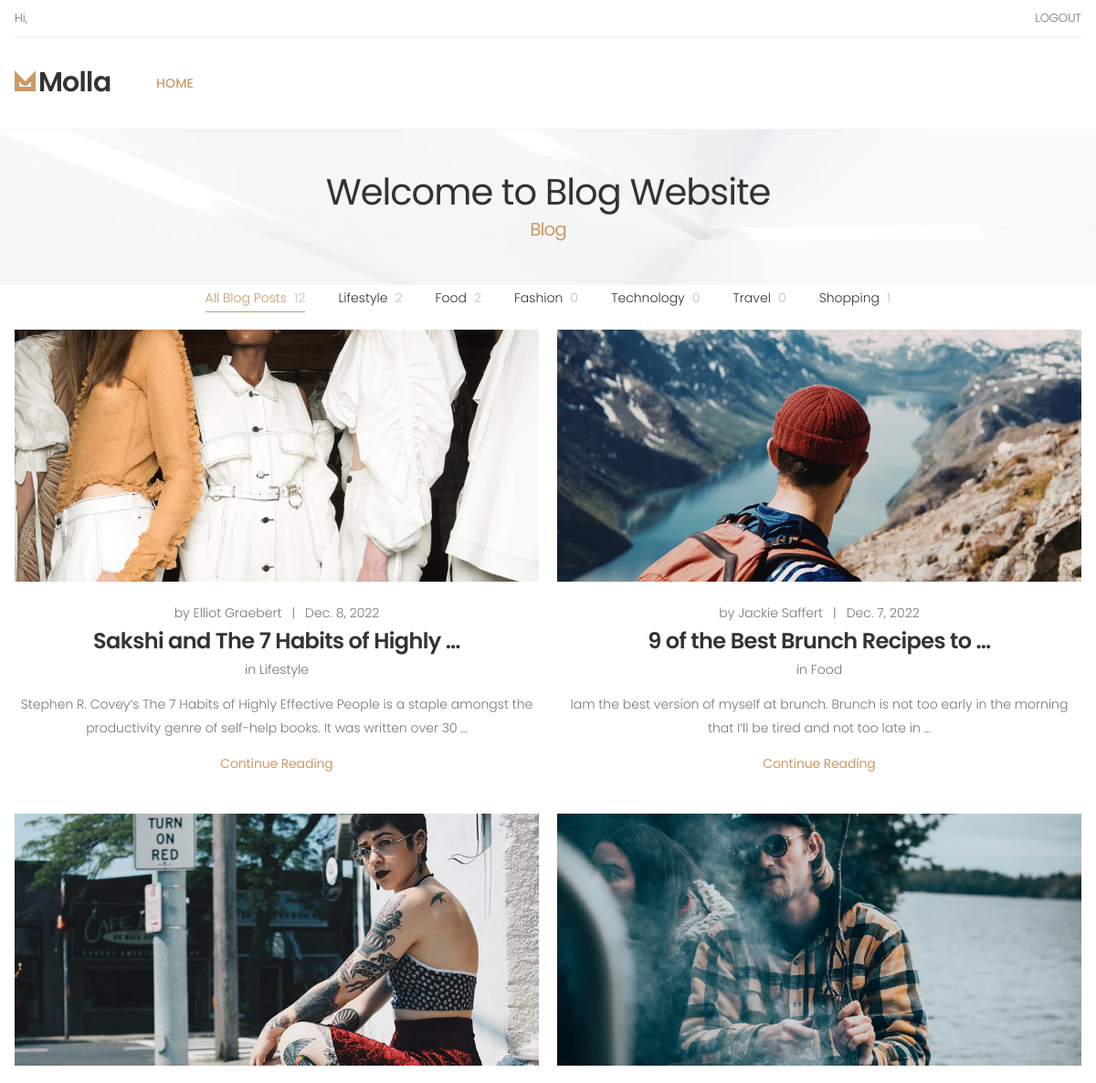
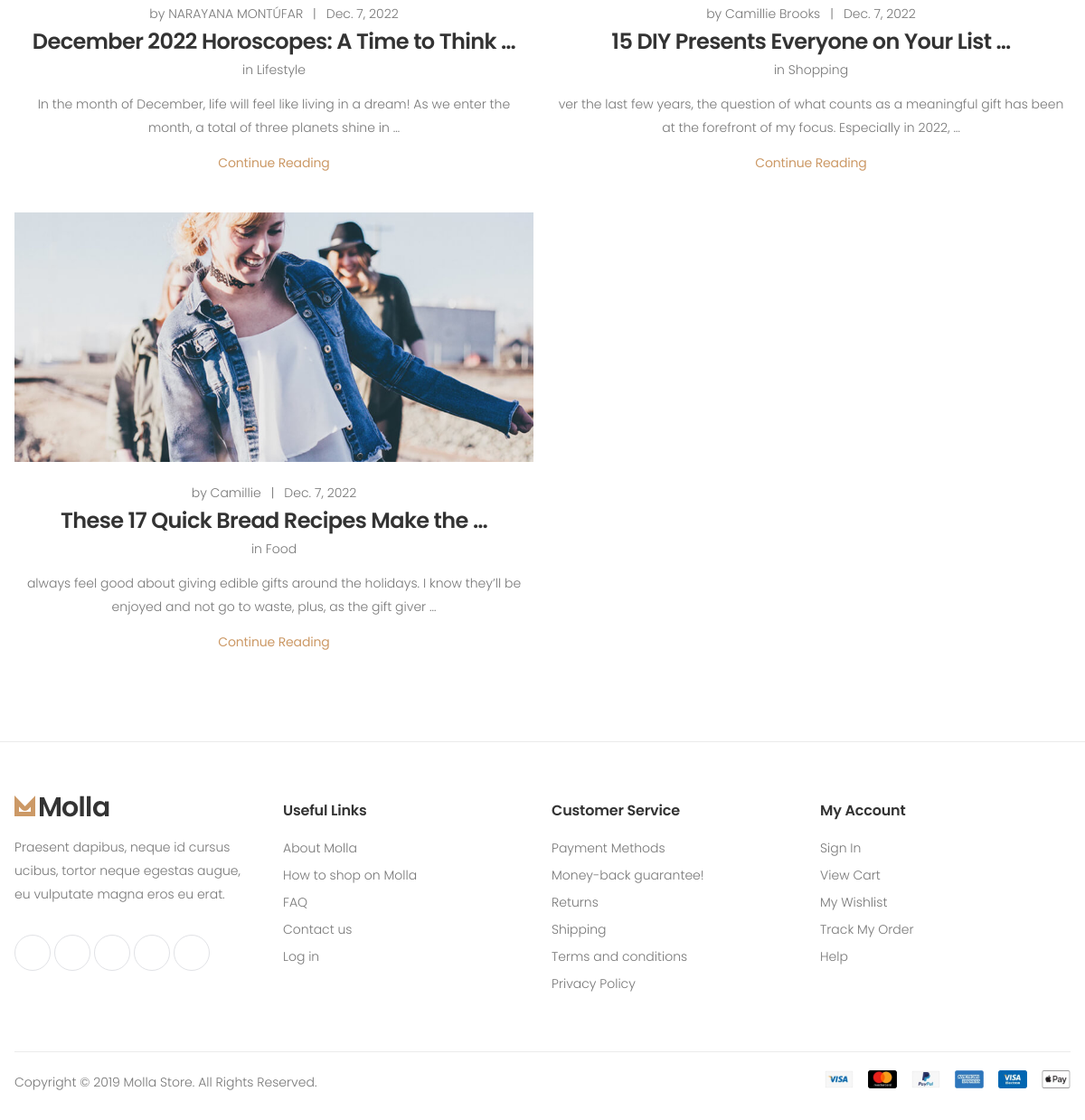
The app's page / (signed in) with its own data (2 pictures, top to bottom).
### blogs/models.py (models this page shows)
class Category(models.Model):
    name = models.CharField(max_length=20)
    def __str__(self):
        return self.name
    @property
    def cat_count(self):
        blogs = self.blog_set.all()
        num = blogs.count()
        return num

class Blog(models.Model):
    title = models.CharField(max_length=60)
    description = models.TextField()
    image = models.ImageField(null=True, blank=True)
    created_at = models.DateField(auto_now_add=True)
    author = models.CharField(max_length=35)
    category = models.ForeignKey(Category, on_delete=models.SET_NULL, null=True)
    def __str__(self):
        return self.title
    @property
    def imageURL(self):
        try:
            url = self.image.url
        except:
            url = ""
        return url

### blogs/views.py (the view)
# urls.py: path('', views.home, name='index'),
@login_required(login_url="/login")
def home(request):
    categories = Category.objects.all()
    blogs = Blog.objects.all()
    lifestyle_blog = Blog.objects.all()
    for i in lifestyle_blog:
        if i.category.name == 'Food':
            print(i)
    return render(request, 'index.html', {'blogs': blogs, 'categories': categories})

### templates/index.html
{% extends 'base.html' %}
{% load static %}
{% block content %}
<div class="page-header text-center" style="background-image: url(../static/images/page-header-bg.jpg)">
    <div class="container">
        <h1 class="page-title">Welcome to Blog Website<span>Blog</span></h1>
    </div>
</div>
<div class="page-content">
    <div class="container">
        <nav class="blog-nav">
            <ul class="menu-cat entry-filter justify-content-center">
                <li class="active"><a href="/" data-filter="*">All Blog Posts<span>12</span></a></li>
                {% for category in categories %}
                <li><a href="/category/{{ category.id }}" data-filter=".lifestyle">{{ category.name }}<span>{{ category.cat_count }}</span></a></li>
                {% endfor %}
            </ul>
        </nav>
        <div class="entry-container max-col-2" data-layout="fitRows">
            {% for blog in blogs reversed %}
            <div class="entry-item lifestyle shopping col-sm-6">
                <article class="entry entry-grid text-center">
                    <figure class="entry-media">
                        <a href="single.html">
                            <img src="{{ blog.imageURL }}" alt="image desc">
                        </a>
                    </figure>
                    <div class="entry-body">
                        <div class="entry-meta">
                            <span class="entry-author">
                                by <a href="#">{{ blog.author }}</a>
                            </span>
                            <span class="meta-separator">|</span>
                            <a href="#">{{ blog.created_at }}</a>
                        </div>
                        <h2 class="entry-title">
                            <a href="/blog/{{ blog.id }}">{{ blog.title | truncatewords:7 }}</a>
                        </h2>
                        <div class="entry-cats">
                            in <a href="#">{{ blog.category }}</a>
                        </div>
                        <div class="entry-content">
                            <p>
                                {{ blog.description | truncatewords:25 }}
                            </p>
                            <a href="/blog/{{ blog.id }}" class="read-more">Continue Reading</a>
                        </div>
                    </div>
                </article>
            </div>
            {% endfor %}
        </div>
    </div>
    {% endblock %}

### records on screen
Category: name "Lifestyle", cat_count "2"
Category: name "Food", cat_count "2"
Category: name "Fashion", cat_count "0"
Category: name "Technology", cat_count "0"
Category: name "Travel", cat_count "0"
Category: name "Shopping", cat_count "1"
Blog: imageURL (picture), author "Elliot Graebert", created_at "Dec. 8, 2022", title "Sakshi and The 7 Habits of Highly …", category "Lifestyle", description "Stephen R. Covey’s The 7 Habits of Highly Effective People is a staple amongst the productivity genre of self-help books. It was written over 30 …"
Blog: imageURL (picture), author "Jackie Saffert", created_at "Dec. 7, 2022", title "9 of the Best Brunch Recipes to …", category "Food", description "Iam the best version of myself at brunch. Brunch is not too early in the morning that I’ll be tired and not too late in …"
Blog: imageURL (picture), author "NARAYANA MONTÚFAR", created_at "Dec. 7, 2022", title "December 2022 Horoscopes: A Time to Think …", category "Lifestyle", description "In the month of December, life will feel like living in a dream! As we enter the month, a total of three planets shine in …"
Blog: imageURL (picture), author "Camillie Brooks", created_at "Dec. 7, 2022", title "15 DIY Presents Everyone on Your List …", category "Shopping", description "ver the last few years, the question of what counts as a meaningful gift has been at the forefront of my focus. Especially in 2022, …"
Blog: imageURL (picture), author "Camillie", created_at "Dec. 7, 2022", title "These 17 Quick Bread Recipes Make the …", category "Food", description "always feel good about giving edible gifts around the holidays. I know they’ll be enjoyed and not go to waste, plus, as the gift giver …"
